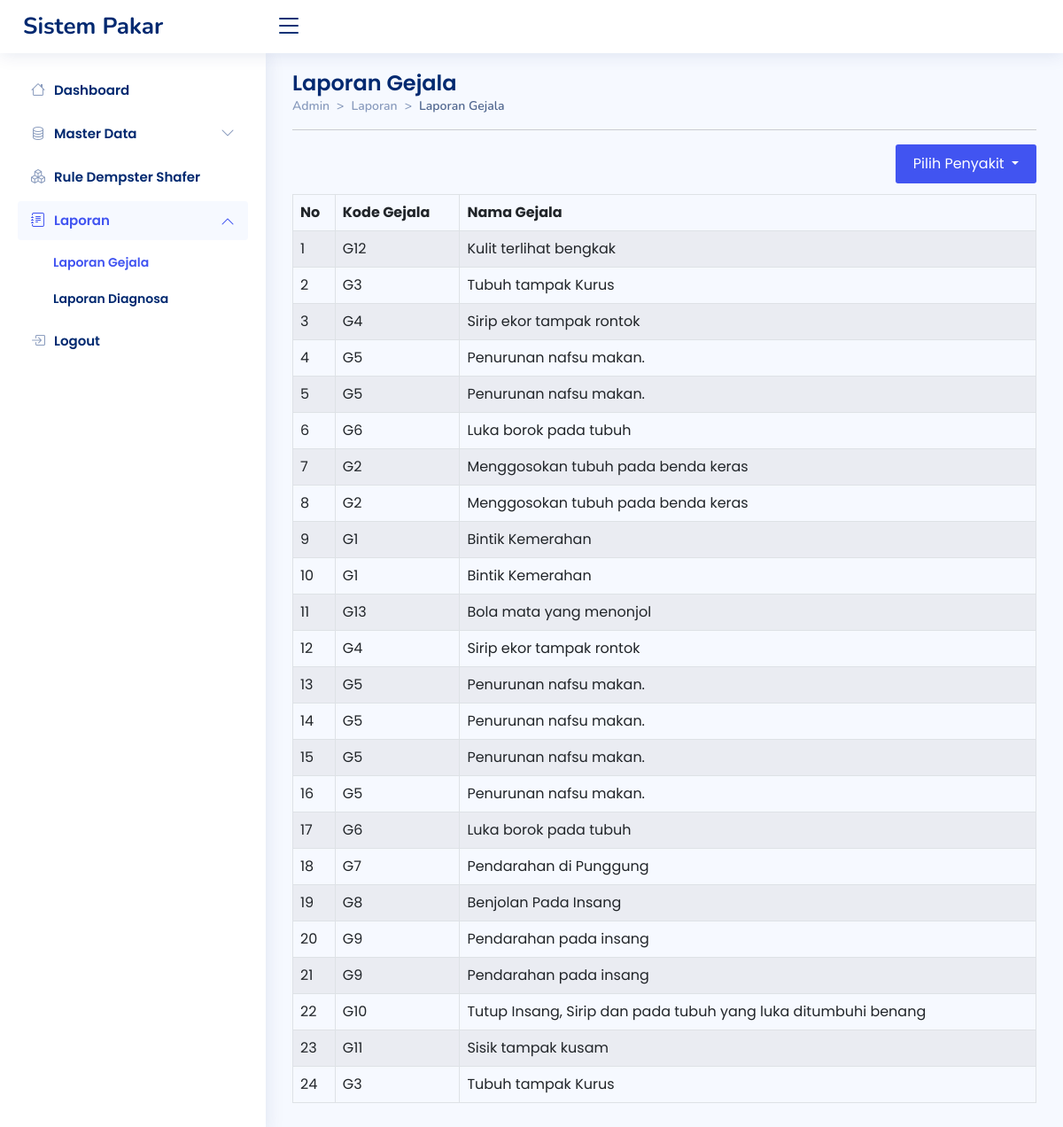
Page /dist/admin/laporan/lapgejala.php on the committed database.
### tables this page shows
CREATE TABLE `tb_rules` (
  `id_rules` int(11) NOT NULL,
  `id_gejala` int(11) DEFAULT NULL,
  `id_penyakit` int(11) DEFAULT NULL,
  `belief` float DEFAULT NULL
);

CREATE TABLE `tb_gejala` (
  `id` int(11) NOT NULL,
  `kdgejala` varchar(3) DEFAULT NULL,
  `gejala` text DEFAULT NULL
);

### dist/admin/laporan/lapgejala.php (the view, shortened to what this page needs)
<!DOCTYPE html>
<html lang="en">
<head>
  <link href="../../vendor/bootstrap/css/bootstrap.min.css" rel="stylesheet">
  <link rel="stylesheet" href="https://cdn.jsdelivr.net/npm/bootstrap-icons@1.10.2/font/bootstrap-icons.css">
  <link href="../../vendor/boxicons/css/boxicons.min.css" rel="stylesheet">
  <link href="../../vendor/quill/quill.snow.css" rel="stylesheet">
  <link href="../../vendor/quill/quill.bubble.css" rel="stylesheet">
  <link href="../../vendor/remixicon/remixicon.css" rel="stylesheet">
  <link href="../../vendor/simple-datatables/style.css" rel="stylesheet">
  <link href="../../css/style.css" rel="stylesheet">
</head>
<body>
  <header id="header" class="header fixed-top d-flex align-items-center">
    <div class="d-flex align-items-center justify-content-between">
      <a href="../index.php" class="logo d-flex align-items-center">
        <span class="d-none d-lg-block">Sistem Pakar</span>
      </a>
      <i class="bi bi-list toggle-sidebar-btn"></i>
    </div>
  </header>
  <aside id="sidebar" class="sidebar">
    <ul class="sidebar-nav" id="sidebar-nav">
      <li class="nav-item">
        <a class="nav-link collapsed" href="../index.php">
          <i class="bi bi-house"></i>
          <span>Dashboard</span>
        </a>
      </li>
      <li class="nav-item">
        <a class="nav-link collapsed" data-bs-target="#components-nav" data-bs-toggle="collapse" href="#">
          <i class="bi bi-database"></i><span>Master Data</span><i class="bi bi-chevron-down ms-auto"></i>
        </a>
      </li>
      <li class="nav-item">
        <a class="nav-link collapsed" href="../rules/rules.php">
          <i class="bi bi-boxes"></i>
          <span>Rule Dempster Shafer</span>
        </a>
      </li>
      <li class="nav-item">
        <a class="nav-link" data-bs-target="#forms-nav" data-bs-toggle="collapse" href="#">
          <i class="bi bi-journal-text"></i><span>Laporan</span><i class="bi bi-chevron-down ms-auto"></i>
        </a>
        <ul id="forms-nav" class="nav-content collapse show" data-bs-parent="#sidebar-nav">
          <li>
            <a href="./lapgejala.php" class="active">
              <span>Laporan Gejala</span>
            </a>
          </li>
          <li>
            <a href="./lapDiagnosa.php">
              <span>Laporan Diagnosa</span>
            </a>
          </li>
        </ul>
      </li>
      <li class="nav-item">
        <a class="nav-link collapsed" href="javascript:;" data-bs-toggle="modal" data-bs-target="#logoutmodal">
          <i class="bi bi-box-arrow-in-right"></i>
          <span>Logout</span>
        </a>
      </li>
    </ul>
  </aside>
  <main id="main" class="main">
    <div class="pagetitle">
      <h1>Laporan Gejala</h1>
      <nav style="--bs-breadcrumb-divider: '>';">
        <ol class="breadcrumb">
          <li class="breadcrumb-item"><a href="../index.php">Admin</a></li>
          <li class="breadcrumb-item">Laporan</li>
          <li class="breadcrumb-item active">Laporan Gejala</li>
        </ol>
      </nav>
      <hr>
    </div>
    <section>
      <div class="dropdown bx-pull-right">
        <button class="tambah dropdown-toggle" type="button" data-bs-toggle="dropdown" aria-expanded="false">
          Pilih Penyakit
        </button>
          <?php
          include "../../../koneksi.php";
          ?>
      </div> <br> <br>
      <div class="table-responsive mt-2">
        <table class="table table-striped table-hover table-bordered">
          <thead>
            <tr>
              <th>No</th>
              <th>Kode Gejala</th>
              <th>Nama Gejala</th>
            </tr>
          </thead>
          <tbody>
            <?php
            if (isset($_GET['data'])) {
              $kdsakit = $_GET['data'];
              $sql = "SELECT * FROM tb_rules,tb_gejala WHERE tb_rules.id_penyakit='$kdsakit' AND tb_gejala.id=tb_rules.id_gejala ";
            } else {
              $sql = "SELECT * FROM tb_rules,tb_gejala WHERE tb_gejala.id=tb_rules.id_gejala ";
            }
            $qry = mysqli_query($koneksi, $sql) or die("SQL Error" . mysqli_error($koneksi));
            $no = 0;
            while ($data = mysqli_fetch_array($qry)) {
              $no++;
            ?>
              <tr>
                <td><?php echo $no; ?></td>
                <td><?php echo $data['kdgejala']; ?></td>
                <td><?php echo $data['gejala']; ?></td>
              </tr><?php } ?>
          </tbody>
        </table>
      </div>
    </section>
  </main>
</body>
</html>

### dist/admin/laporan/lapgejala.php (style rules this page uses)
.tambah { background-color: #4154f1; border: none; color: white; padding: 10px 20px; border-radius: 3px; }

### rows in the picture
tb_rules: id_gejala.kdgejala "G12", id_gejala.gejala "Kulit terlihat bengkak"
tb_rules: id_gejala.kdgejala "G3", id_gejala.gejala "Tubuh tampak Kurus"
tb_rules: id_gejala.kdgejala "G4", id_gejala.gejala "Sirip ekor tampak rontok"
tb_rules: id_gejala.kdgejala "G5", id_gejala.gejala "Penurunan nafsu makan."
tb_rules: id_gejala.kdgejala "G5", id_gejala.gejala "Penurunan nafsu makan."
tb_rules: id_gejala.kdgejala "G6", id_gejala.gejala "Luka borok pada tubuh"
tb_rules: id_gejala.kdgejala "G2", id_gejala.gejala "Menggosokan tubuh pada benda keras"
tb_rules: id_gejala.kdgejala "G2", id_gejala.gejala "Menggosokan tubuh pada benda keras"
tb_rules: id_gejala.kdgejala "G1", id_gejala.gejala "Bintik Kemerahan"
tb_rules: id_gejala.kdgejala "G1", id_gejala.gejala "Bintik Kemerahan"
tb_rules: id_gejala.kdgejala "G13", id_gejala.gejala "Bola mata yang menonjol"
tb_rules: id_gejala.kdgejala "G4", id_gejala.gejala "Sirip ekor tampak rontok"
tb_rules: id_gejala.kdgejala "G5", id_gejala.gejala "Penurunan nafsu makan."
tb_rules: id_gejala.kdgejala "G5", id_gejala.gejala "Penurunan nafsu makan."
tb_rules: id_gejala.kdgejala "G5", id_gejala.gejala "Penurunan nafsu makan."
tb_rules: id_gejala.kdgejala "G5", id_gejala.gejala "Penurunan nafsu makan."
tb_rules: id_gejala.kdgejala "G6", id_gejala.gejala "Luka borok pada tubuh"
tb_rules: id_gejala.kdgejala "G7", id_gejala.gejala "Pendarahan di Punggung"
tb_rules: id_gejala.kdgejala "G8", id_gejala.gejala "Benjolan Pada Insang"
tb_rules: id_gejala.kdgejala "G9", id_gejala.gejala "Pendarahan pada insang"
tb_rules: id_gejala.kdgejala "G9", id_gejala.gejala "Pendarahan pada insang"
tb_rules: id_gejala.kdgejala "G10", id_gejala.gejala "Tutup Insang, Sirip dan pada tubuh yang luka ditumbuhi benang"
tb_rules: id_gejala.kdgejala "G11", id_gejala.gejala "Sisik tampak kusam"
tb_rules: id_gejala.kdgejala "G3", id_gejala.gejala "Tubuh tampak Kurus"
